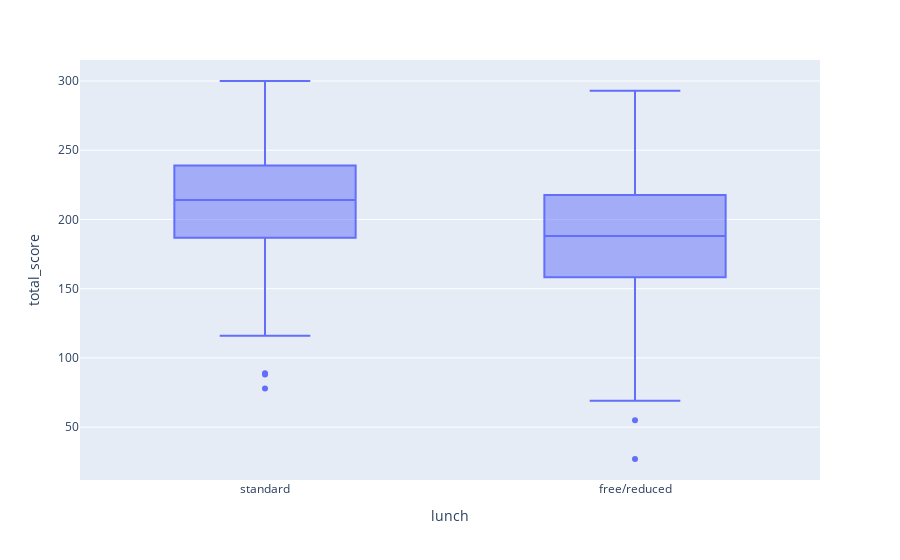

The notebook cell this image was saved under:
### Code cell
px.box(data, x = 'lunch', y = 'total_score')

### Figure 1 — Plotly figure (JSON) as saved in the notebook; plotly's stock layout.template omitted (floating-point values rounded to 4 significant figures; data arrays with more than 128 entries replaced by an {"elided": "..."} marker saying what was removed)
{"data": [{"alignmentgroup": "True", "hovertemplate": "lunch=%{x}<br>total_score=%{y}<extra></extra>", "legendgroup": "", "marker": {"color": "#636efa"}, "name": "", "notched": false, "offsetgroup": "", "orientation": "v", "showlegend": false, "type": "box", "x": {"elided": "1000 str values"}, "x0": " ", "xaxis": "x", "y": {"elided": "1000 int values"}, "y0": " ", "yaxis": "y"}], "layout": {"boxmode": "group", "legend": {"tracegroupgap": 0}, "margin": {"t": 60}, "xaxis": {"anchor": "y", "domain": [0, 1], "title": {"text": "lunch"}}, "yaxis": {"anchor": "x", "domain": [0, 1], "title": {"text": "total_score"}}}}
